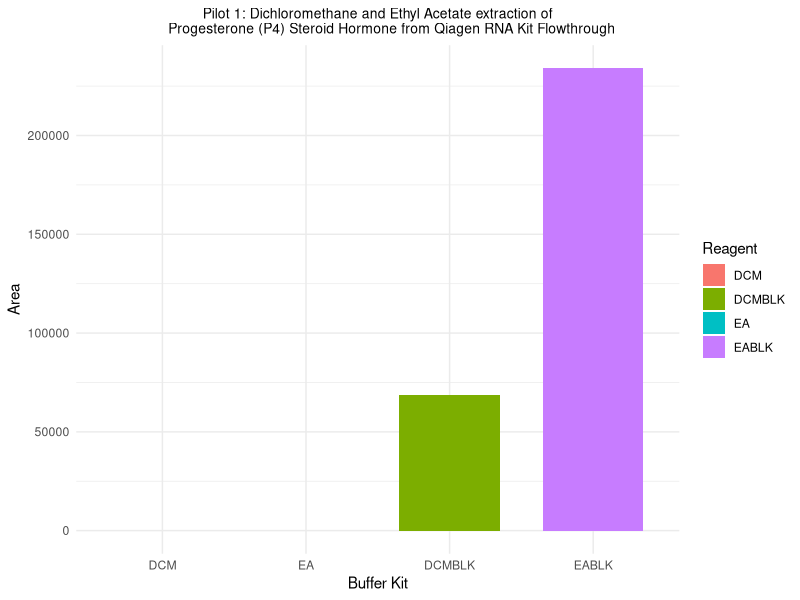

This figure's R source:
## August 10 2023 - Pilot 1
# Reagents: Ethyl Acetate (EA) and Dichloromethane (DCM)

# Load necessary libraries
library(tidyverse)
library(ggplot2)
library(cowplot)
library(forcats)
library(dplyr)

# Initial read of csv data from Multiquant
pilot1_data <- read.csv("data/aug10data_DCMEA.csv")
pilot1_data

# Cleaning data types
pilot1_data_cleaned <- pilot1_data %>%
  mutate(area_p4 = as.numeric(area_p4)) %>% 
  mutate(area_f = as.numeric(area_f)) %>% 
  mutate(area_b = as.numeric(area_b)) %>% 
  mutate(reagent = as.factor(reagent)) %>%
  mutate(area_p4 = coalesce(area_p4, 0)) %>%  # Removal of NA values - keep?
  mutate(area_f = coalesce(area_f, 0)) %>% 
  mutate(area_b = coalesce(area_b, 0)) %>% 
  as.data.frame()

pilot1_data_cleaned

# Plotting bar graph of pilot 1 area data per treatment
# P4 Progesterone graph
pilot1_bar_p4 <- pilot1_data_cleaned %>%
  ggplot(aes(x = fct_inorder(reagent), 
             y = (area_p4),
             fill = as.factor(reagent)
  )
  ) +
  geom_bar(stat = "identity",
           position = "dodge",
           width = 0.7,
           na.rm = TRUE
  ) +
  
  labs(title = "Pilot 1: Dichloromethane and Ethyl Acetate extraction of
       Progesterone (P4) Steroid Hormone from Qiagen RNA Kit Flowthrough",
       x = "Buffer Kit",
       y = "Area",
       fill = "Reagent"
  ) +
  
  theme_minimal() +
  theme(plot.title = element_text(hjust = 0.5, size = 10)
  )  

pilot1_bar_p4
